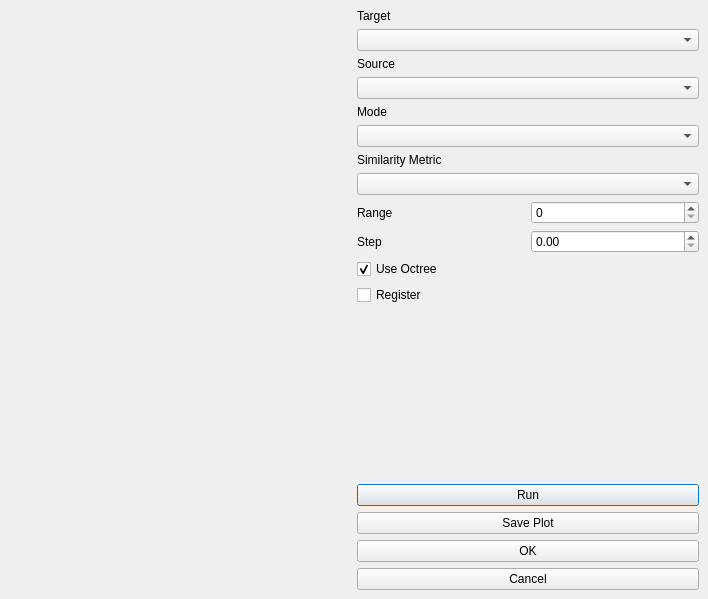
<ui version="4.0" >
 <author></author>
 <comment></comment>
 <exportmacro></exportmacro>
 <class>Dialog</class>
 <widget class="QDialog" name="Dialog" >
  <property name="geometry" >
   <rect>
    <x>0</x>
    <y>0</y>
    <width>708</width>
    <height>599</height>
   </rect>
  </property>
  <property name="windowTitle" >
   <string>Similarity Measures</string>
  </property>
  <property name="windowIcon" >
   <iconset resource="cardiac.qrc" >:/res/images/registration.png</iconset>
  </property>
  <layout class="QHBoxLayout" >
   <property name="margin" >
    <number>9</number>
   </property>
   <property name="spacing" >
    <number>6</number>
   </property>
   <item>
    <widget class="QwtPlot" name="m_plot" />
   </item>
   <item>
    <layout class="QVBoxLayout" >
     <property name="margin" >
      <number>0</number>
     </property>
     <property name="spacing" >
      <number>6</number>
     </property>
     <item>
      <widget class="QLabel" name="label" >
       <property name="text" >
        <string>Target</string>
       </property>
      </widget>
     </item>
     <item>
      <widget class="QComboBox" name="targetVolCombo" />
     </item>
     <item>
      <widget class="QLabel" name="label_2" >
       <property name="text" >
        <string>Source</string>
       </property>
      </widget>
     </item>
     <item>
      <widget class="QComboBox" name="sourceVolCombo" />
     </item>
     <item>
      <widget class="QLabel" name="label_3" >
       <property name="text" >
        <string>Mode</string>
       </property>
      </widget>
     </item>
     <item>
      <widget class="QComboBox" name="modeCombo" />
     </item>
     <item>
      <widget class="QLabel" name="label_4" >
       <property name="text" >
        <string>Similarity Metric</string>
       </property>
      </widget>
     </item>
     <item>
      <widget class="QComboBox" name="metricCombo" />
     </item>
     <item>
      <layout class="QGridLayout" >
       <property name="margin" >
        <number>0</number>
       </property>
       <property name="spacing" >
        <number>6</number>
       </property>
       <item row="0" column="0" >
        <widget class="QLabel" name="label_5" >
         <property name="text" >
          <string>Range</string>
         </property>
        </widget>
       </item>
       <item row="0" column="1" >
        <widget class="QSpinBox" name="spinBox" />
       </item>
       <item row="1" column="1" >
        <widget class="QDoubleSpinBox" name="doubleSpinBox" />
       </item>
       <item row="1" column="0" >
        <widget class="QLabel" name="label_6" >
         <property name="text" >
          <string>Step</string>
         </property>
        </widget>
       </item>
      </layout>
     </item>
     <item>
      <widget class="QCheckBox" name="useOctCheck" >
       <property name="text" >
        <string>Use Octree</string>
       </property>
       <property name="checked" >
        <bool>true</bool>
       </property>
      </widget>
     </item>
     <item>
      <widget class="QCheckBox" name="registerCheck" >
       <property name="text" >
        <string>Register</string>
       </property>
      </widget>
     </item>
     <item>
      <spacer>
       <property name="orientation" >
        <enum>Qt::Vertical</enum>
       </property>
       <property name="sizeHint" >
        <size>
         <width>20</width>
         <height>61</height>
        </size>
       </property>
      </spacer>
     </item>
     <item>
      <widget class="QPushButton" name="runButton" >
       <property name="text" >
        <string>Run</string>
       </property>
      </widget>
     </item>
     <item>
      <widget class="QPushButton" name="saveButton" >
       <property name="text" >
        <string>Save Plot</string>
       </property>
      </widget>
     </item>
     <item>
      <widget class="QPushButton" name="okButton" >
       <property name="text" >
        <string>OK</string>
       </property>
      </widget>
     </item>
     <item>
      <widget class="QPushButton" name="cancelButton" >
       <property name="text" >
        <string>Cancel</string>
       </property>
      </widget>
     </item>
    </layout>
   </item>
  </layout>
 </widget>
 <pixmapfunction></pixmapfunction>
 <customwidgets>
  <customwidget>
   <class>QwtPlot</class>
   <extends>QFrame</extends>
   <header>qwt_plot.h</header>
   <container>0</container>
   <pixmap></pixmap>
  </customwidget>
 </customwidgets>
 <resources>
  <include location="shared.qrc" />
  <include location="cardiac.qrc" />
 </resources>
 <connections>
  <connection>
   <sender>okButton</sender>
   <signal>clicked()</signal>
   <receiver>Dialog</receiver>
   <slot>accept()</slot>
   <hints>
    <hint type="sourcelabel" >
     <x>697</x>
     <y>554</y>
    </hint>
    <hint type="destinationlabel" >
     <x>233</x>
     <y>29</y>
    </hint>
   </hints>
  </connection>
  <connection>
   <sender>cancelButton</sender>
   <signal>clicked()</signal>
   <receiver>Dialog</receiver>
   <slot>reject()</slot>
   <hints>
    <hint type="sourcelabel" >
     <x>697</x>
     <y>588</y>
    </hint>
    <hint type="destinationlabel" >
     <x>197</x>
     <y>125</y>
    </hint>
   </hints>
  </connection>
  <connection>
   <sender>registerCheck</sender>
   <signal>toggled(bool)</signal>
   <receiver>modeCombo</receiver>
   <slot>setDisabled(bool)</slot>
   <hints>
    <hint type="sourcelabel" >
     <x>633</x>
     <y>301</y>
    </hint>
    <hint type="destinationlabel" >
     <x>635</x>
     <y>142</y>
    </hint>
   </hints>
  </connection>
  <connection>
   <sender>registerCheck</sender>
   <signal>toggled(bool)</signal>
   <receiver>spinBox</receiver>
   <slot>setDisabled(bool)</slot>
   <hints>
    <hint type="sourcelabel" >
     <x>679</x>
     <y>305</y>
    </hint>
    <hint type="destinationlabel" >
     <x>693</x>
     <y>216</y>
    </hint>
   </hints>
  </connection>
  <connection>
   <sender>registerCheck</sender>
   <signal>toggled(bool)</signal>
   <receiver>doubleSpinBox</receiver>
   <slot>setDisabled(bool)</slot>
   <hints>
    <hint type="sourcelabel" >
     <x>670</x>
     <y>302</y>
    </hint>
    <hint type="destinationlabel" >
     <x>663</x>
     <y>251</y>
    </hint>
   </hints>
  </connection>
 </connections>
</ui>
